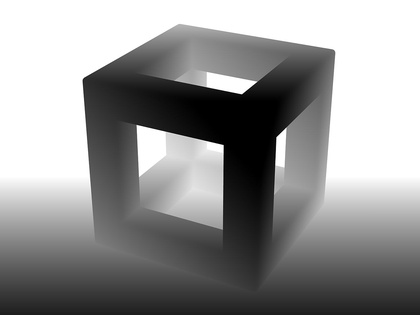
%> input picture Sample-Depth/sampleBox-Depth.jpg, 420 x 315 px, shrunk from 1280 x 960 before the run
$ octave --eval "result = getIhat(imread('Sample-Depth/sampleBox-Depth.jpg'));"   (GNU Octave 9; MATLAB toolbox functions it lacks are replaced by stand-ins)
%> lines starting %> are read from the running program, lines starting %| are printed output that depends on the picture
function Ihat = getIhat(I)

    [Y_NUM,X_NUM] = size(I);
%> Y_NUM = 315; X_NUM = 420

    I = double(I);

%   local average of view in a 3 by 3 squared neighborhood
    I2 = padarray(I,[1 1],'symmetric','both');
    ave_temp = conv2(I2, ones(3,3)/9,'same'); %For zero padding area average will be wrong
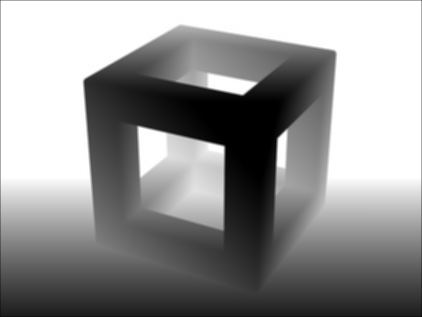
%> ave_temp: size 317x422 double; min 0, max 255, mean 148.8; drawn with min black and max white
    ave = ave_temp(2:Y_NUM+1,2:X_NUM+1);
%   compute Ibar
    Ibar = I - ave;
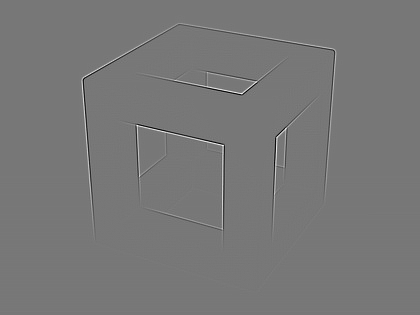
%> Ibar: size 315x420 double; min -71.22, max 80.33, mean 0; drawn with min black and max white
%   compute the local standard deviation of Ibar
    std = stdfilt(Ibar); % stdfilt default : 3 by 3, n =1
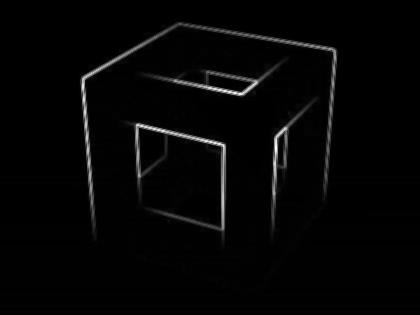
%> std: size 315x420 double; min 0, max 55.29, mean 1.2; drawn with min black and max white
    %std2 = stdfilt(I);
%   compute Ihat
    Ihat = zeros(Y_NUM,X_NUM,3,3);

    for i = -1:1
        for j = -1:1
        %Todo rewrite this part to solve the boundary issue
            Ihat(:,:,i+2,j+2) = (imtranslate(I,[i,j]) - ave)./ std;
            %Ihat(:,:,i+2,j+2) = (imtranslate(I,[-i,-j]) - ave)./ std2;
        end
    end

end
